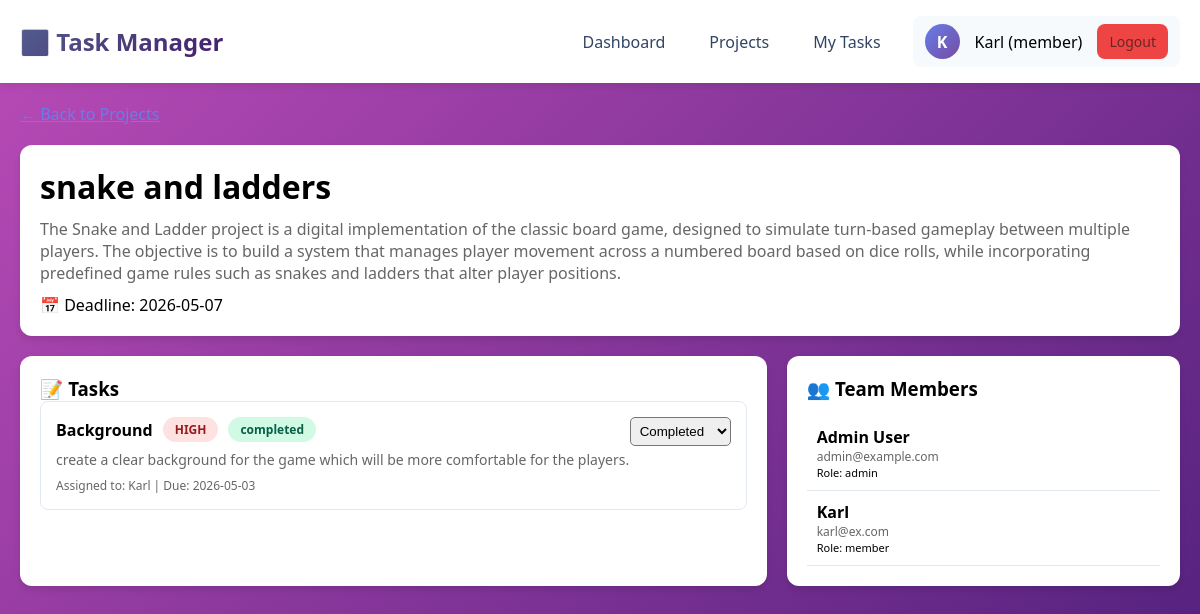
Page /projects/1 (signed in) on the committed database.
### app.py (models this page shows)
class User(UserMixin, db.Model):
    id = db.Column(db.Integer, primary_key=True)
    name = db.Column(db.String(100), nullable=False)
    email = db.Column(db.String(100), unique=True, nullable=False)
    password = db.Column(db.String(200), nullable=False)
    role = db.Column(db.String(20), default='member')
    created_at = db.Column(db.DateTime, default=datetime.utcnow)
    projects_created = db.relationship('Project', foreign_keys='Project.created_by', backref='creator')
    tasks_created = db.relationship('Task', foreign_keys='Task.created_by', backref='creator')
    tasks_assigned = db.relationship('Task', foreign_keys='Task.assigned_to', backref='assignee')
    project_memberships = db.relationship('ProjectMember', backref='user')

class Project(db.Model):
    id = db.Column(db.Integer, primary_key=True)
    name = db.Column(db.String(200), nullable=False)
    description = db.Column(db.Text)
    status = db.Column(db.String(50), default='active')
    created_by = db.Column(db.Integer, db.ForeignKey('user.id'))
    created_at = db.Column(db.DateTime, default=datetime.utcnow)
    deadline = db.Column(db.Date, nullable=True)
    members = db.relationship('ProjectMember', backref='project', cascade='all, delete-orphan')
    tasks = db.relationship('Task', backref='project', cascade='all, delete-orphan')

class Task(db.Model):
    id = db.Column(db.Integer, primary_key=True)
    title = db.Column(db.String(200), nullable=False)
    description = db.Column(db.Text)
    status = db.Column(db.String(50), default='pending')
    priority = db.Column(db.String(20), default='medium')
    project_id = db.Column(db.Integer, db.ForeignKey('project.id', ondelete='CASCADE'))
    assigned_to = db.Column(db.Integer, db.ForeignKey('user.id'), nullable=True)
    created_by = db.Column(db.Integer, db.ForeignKey('user.id'))
    created_at = db.Column(db.DateTime, default=datetime.utcnow)
    due_date = db.Column(db.Date, nullable=True)
    completed_at = db.Column(db.DateTime, nullable=True)

class ProjectMember(db.Model):
    id = db.Column(db.Integer, primary_key=True)
    project_id = db.Column(db.Integer, db.ForeignKey('project.id', ondelete='CASCADE'))
    user_id = db.Column(db.Integer, db.ForeignKey('user.id', ondelete='CASCADE'))
    role = db.Column(db.String(50), default='member')
    joined_at = db.Column(db.DateTime, default=datetime.utcnow)

### app.py (the view)
@app.route('/projects/<int:project_id>')
@login_required
def project_detail(project_id):
    project = Project.query.get_or_404(project_id)
    if not member_of_project(project_id):
        flash('You do not have access to this project', 'danger')
        return redirect(url_for('projects'))
    tasks = Task.query.filter_by(project_id=project_id).order_by(Task.due_date.asc()).all()
    members = db.session.query(ProjectMember, User).join(
        User, ProjectMember.user_id == User.id
    ).filter(
        ProjectMember.project_id == project_id
    ).all()
    available_users = []
    if current_user.role == 'admin':
        existing_member_ids = [m[0].user_id for m in members]
        available_users = User.query.filter(
            User.role == 'member',
            User.id.notin_(existing_member_ids)
        ).all()
    return render_template('project_detail.html',
                         project=project,
                         tasks=tasks,
                         members=members,
                         available_users=available_users)

### app.py (called while the page is built)
@login_manager.user_loader
def load_user(user_id):
    return User.query.get(int(user_id))

def member_of_project(project_id):
    if current_user.role == 'admin':
        return True
    member = ProjectMember.query.filter_by(project_id=project_id, user_id=current_user.id).first()
    return member is not None

### templates/project_detail.html (shortened to what this page needs)
{% extends "base.html" %}
{% block content %}
<div style="margin-bottom: 20px;">
    <a href="{{ url_for('projects') }}" style="color: #667eea;">← Back to Projects</a>
</div>
<div class="card" style="margin-bottom: 20px;">
    <h1>{{ project.name }}</h1>
    <p style="color: #666; margin-top: 10px;">{{ project.description or 'No description' }}</p>
    {% if project.deadline %}
    <div style="margin-top: 10px;">📅 Deadline: {{ project.deadline }}</div>
    {% endif %}
</div>
<div style="display: flex; gap: 20px; margin-bottom: 20px;">
    <div class="card" style="flex: 2;">
        <h3>📝 Tasks</h3>
        {% for task in tasks %}
        <div style="padding: 15px; border: 1px solid #e2e8f0; border-radius: 8px; margin-bottom: 10px;">
            <div style="display: flex; justify-content: space-between; align-items: start;">
                <div style="flex: 1;">
                    <div style="display: flex; gap: 10px; align-items: center; margin-bottom: 8px;">
                        <strong>{{ task.title }}</strong>
                        <span class="badge badge-{{ task.priority }}">{{ task.priority.upper() }}</span>
                        <span class="badge badge-{{ task.status }}">{{ task.status.replace('_', ' ') }}</span>
                    </div>
                    <p style="color: #666; font-size: 14px;">{{ task.description or 'No description' }}</p>
                    <div style="font-size: 12px; color: #666; margin-top: 8px;">
                        Assigned to: {{ task.assignee.name if task.assignee else 'Unassigned' }}
                        {% if task.due_date %}
                        | Due: {{ task.due_date }}
                        {% endif %}
                    </div>
                </div>
                <div>
                    {% if current_user.role == 'admin' %}
                    <a href="{{ url_for('delete_task', task_id=task.id) }}" class="btn btn-danger" style="font-size: 12px;" onclick="return confirm('Delete this task?')">Delete</a>
                    {% elif task.assigned_to == current_user.id %}
                    <form method="POST" action="{{ url_for('update_task_status', task_id=task.id) }}" style="display: inline;">
                        <select name="status" onchange="this.form.submit()" style="padding: 5px; border-radius: 5px;">
                            <option value="completed" {% if task.status == 'completed' %}selected{% endif %}>Completed</option>
                        </select>
                    </form>
                    {% endif %}
                </div>
            </div>
        </div>
        {% endfor %}
    </div>
    <div class="card" style="flex: 1;">
        <h3>👥 Team Members</h3>
        <div style="margin-top: 15px;">
            {% for member, user in members %}
            <div style="padding: 10px; border-bottom: 1px solid #e2e8f0;">
                <strong>{{ user.name }}</strong>
                <div style="font-size: 12px; color: #666;">{{ user.email }}</div>
                <div style="font-size: 11px;">Role: {{ member.role }}</div>
            </div>
            {% endfor %}
        </div>
    </div>
</div>
{% endblock %}

### templates/base.html (shortened to what this page needs)
<!DOCTYPE html>
<html lang="en">
<head>
</head>
<body>
    {% if current_user.is_authenticated %}
    <nav class="navbar">
        <div class="navbar-container">
            <a href="{{ url_for('dashboard') }}" class="navbar-brand">✅ Task Manager</a>
            <div class="navbar-menu">
                <a href="{{ url_for('dashboard') }}">Dashboard</a>
                <a href="{{ url_for('projects') }}">Projects</a>
                <a href="{{ url_for('my_tasks') }}">My Tasks</a>
                <div class="user-info">
                    <div class="user-avatar">{{ current_user.name[0].upper() }}</div>
                    <span>{{ current_user.name }} ({{ current_user.role }})</span>
                    <a href="{{ url_for('logout') }}" class="logout-btn btn">Logout</a>
                </div>
            </div>
        </div>
    </nav>
    {% endif %}
    <div class="container">
        {% block content %}{% endblock %}
    </div>
</body>
</html>

### templates/base.html (style rules this page uses)
* { margin: 0; padding: 0; box-sizing: border-box; }
body { font-family: 'Segoe UI', Tahoma, Geneva, Verdana, sans-serif; background: linear-gradient(135deg, #ba4bb7 0%, #4d1f7a 100%); min-height: 100vh; }
.container { max-width: 1200px; margin: 0 auto; padding: 20px; }
.navbar { background: white; box-shadow: 0 2px 10px rgba(0,0,0,0.1); position: sticky; top: 0; z-index: 1000; }
.navbar-container { max-width: 1200px; margin: 0 auto; padding: 1rem 20px; display: flex; justify-content: space-between; align-items: center; }
.navbar-brand { font-size: 1.5rem; font-weight: bold; background: linear-gradient(135deg, #525d8d 0%, #451e6c 100%); -webkit-background-clip: text; -webkit-text-fill-color: transparent; text-decoration: none; }
.navbar-menu { display: flex; gap: 20px; align-items: center; }
.navbar-menu a { color: #314464; text-decoration: none; padding: 8px 12px; border-radius: 8px; transition: all 0.3s; }
.user-info { display: flex; align-items: center; gap: 15px; padding: 8px 12px; background: #f7fafc; border-radius: 8px; }
.user-avatar { width: 35px; height: 35px; background: linear-gradient(135deg, #667eea 0%, #764ba2 100%); border-radius: 50%; display: flex; align-items: center; justify-content: center; color: white; font-weight: bold; }
.logout-btn { background: #ef4444; color: rgb(106, 37, 37) !important; }
.card { background: white; border-radius: 12px; padding: 20px; box-shadow: 0 4px 6px rgba(0,0,0,0.1); transition: transform 0.3s, box-shadow 0.3s; }
.btn { padding: 10px 20px; border: none; border-radius: 8px; cursor: pointer; font-size: 14px; transition: all 0.3s; }
.badge { padding: 4px 12px; border-radius: 20px; font-size: 12px; font-weight: 600; display: inline-block; }
.badge-completed { background: #d1fae5; color: #065f46; }
.badge-high { background: #fee2e2; color: #991b1b; }

### rows in the picture
User: name "K", name "Karl", role "member"
Project: name "snake and ladders", description "The Snake and Ladder project is a digital implementation of the classic board game, designed to simulate turn-based gameplay between multiple players. The objective is to build a system that manages player movement across a numbered board based on dice rolls, while incorporating predefined game rules such as snakes and ladders that alter player positions.", deadline "2026-05-07"
Task: title "Background", priority "HIGH", status.replace "completed", description "create a clear background for the game which will be more comfortable for the players.", assignee "Karl", due_date "2026-05-03", status "Completed"
ProjectMember: name "Admin User", email "admin@example.com", role "admin"
ProjectMember: name "Karl", email "karl@ex.com", role "member"
